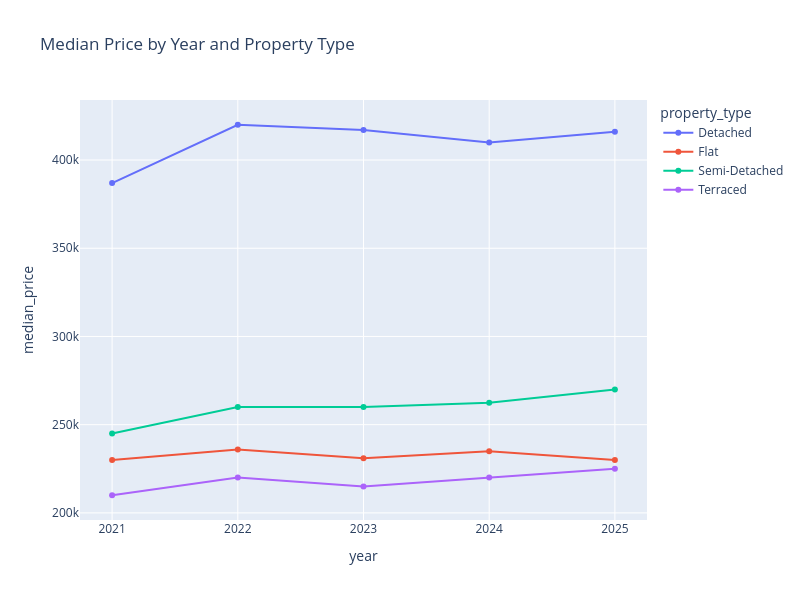

Write notebook code for a chart like this one.
### Code cell
px.line(
    annual_price_by_property_type.toPandas(),
    x="year",
    y="median_price",
    color="property_type",
    markers=True,
    title="Median Price by Year and Property Type",
    width=800,
    height=600,
)

### Figure 1 — Plotly figure (JSON) as saved in the notebook; plotly's stock layout.template omitted (floating-point values rounded to 4 significant figures)
{"data": [{"hovertemplate": "property_type=Detached<br>year=%{x}<br>median_price=%{y}<extra></extra>", "legendgroup": "Detached", "line": {"color": "#636efa", "dash": "solid"}, "marker": {"symbol": "circle"}, "mode": "lines+markers", "name": "Detached", "orientation": "v", "showlegend": true, "type": "scatter", "x": [2021, 2022, 2023, 2024, 2025], "xaxis": "x", "y": [387000.0, 420000.0, 417000.0, 410000.0, 416100.0], "yaxis": "y"}, {"hovertemplate": "property_type=Flat<br>year=%{x}<br>median_price=%{y}<extra></extra>", "legendgroup": "Flat", "line": {"color": "#EF553B", "dash": "solid"}, "marker": {"symbol": "circle"}, "mode": "lines+markers", "name": "Flat", "orientation": "v", "showlegend": true, "type": "scatter", "x": [2021, 2022, 2023, 2024, 2025], "xaxis": "x", "y": [230000.0, 236000.0, 231000.0, 235000.0, 230000.0], "yaxis": "y"}, {"hovertemplate": "property_type=Semi-Detached<br>year=%{x}<br>median_price=%{y}<extra></extra>", "legendgroup": "Semi-Detached", "line": {"color": "#00cc96", "dash": "solid"}, "marker": {"symbol": "circle"}, "mode": "lines+markers", "name": "Semi-Detached", "orientation": "v", "showlegend": true, "type": "scatter", "x": [2021, 2022, 2023, 2024, 2025], "xaxis": "x", "y": [245000.0, 260000.0, 260000.0, 262500.0, 270000.0], "yaxis": "y"}, {"hovertemplate": "property_type=Terraced<br>year=%{x}<br>median_price=%{y}<extra></extra>", "legendgroup": "Terraced", "line": {"color": "#ab63fa", "dash": "solid"}, "marker": {"symbol": "circle"}, "mode": "lines+markers", "name": "Terraced", "orientation": "v", "showlegend": true, "type": "scatter", "x": [2021, 2022, 2023, 2024, 2025], "xaxis": "x", "y": [210000.0, 220000.0, 215000.0, 220000.0, 225000.0], "yaxis": "y"}], "layout": {"height": 600, "legend": {"title": {"text": "property_type"}, "tracegroupgap": 0}, "title": {"text": "Median Price by Year and Property Type"}, "width": 800, "xaxis": {"anchor": "y", "domain": [0, 1], "title": {"text": "year"}}, "yaxis": {"anchor": "x", "domain": [0, 1], "title": {"text": "median_price"}}}}
